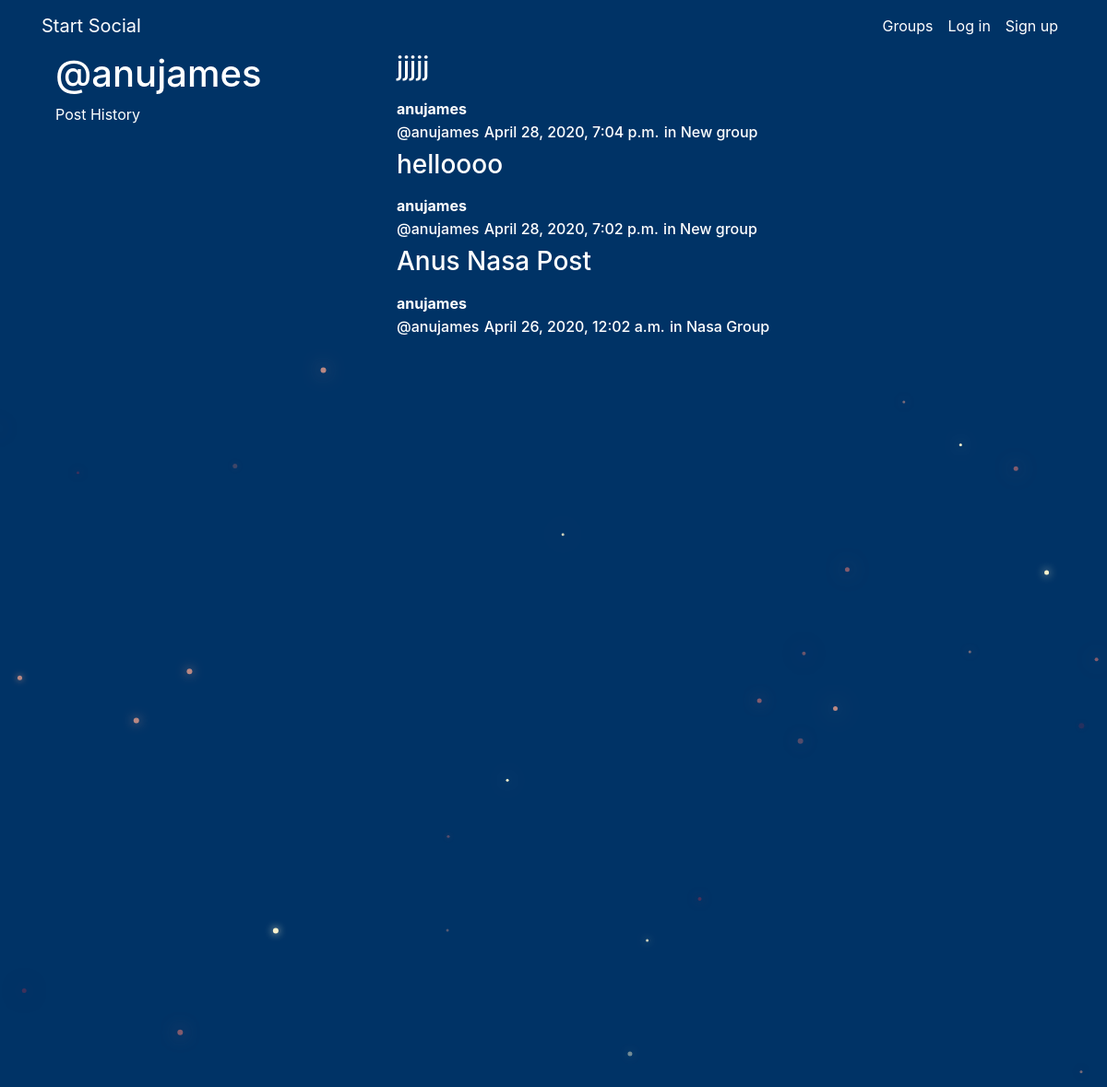
/posts/by/anujames/, run on the app's committed database.
### posts/models.py (models this page shows, shortened)
class Post(models.Model):
    user = models.ForeignKey(User,related_name="posts",on_delete=models.CASCADE)
    created_at = models.DateTimeField(auto_now=True)
    message = models.TextField(blank=True)
    message_html = models.TextField(editable=False)
    group = models.ForeignKey(Group,related_name="posts",on_delete=models.CASCADE)
    class Meta:
        ordering = ['-created_at']
        unique_together = ['message','user']

### groups/models.py (models this page shows, shortened)
class Group(models.Model):
    name = models.CharField(max_length=255, unique=True)
    slug = models.SlugField(allow_unicode=True, unique=True)
    description = models.TextField(default='', blank=True)
    description_html = models.TextField(editable=False, default='', blank=True)
    members = models.ManyToManyField(User,through='GroupMember')
    class Meta:
        ordering = ['name']

### posts/views.py (the view)
# urls.py: path('by/<username>/', views.UserPosts.as_view(), name="user_post"),
class UserPosts(generic.ListView):
    model = models.Post
    template_name = 'posts/user_post_list.html'
    def get_queryset(self):
        try:
            self.post_user = User.objects.prefetch_related('posts').get(username__iexact=self.kwargs.get('username'))
        except user.DoesNotExist:
            raise Http404
        else:
            return self.post_user.posts.all()
    def get_context_data(self,**kwargs):
        context = super().get_context_data(**kwargs)
        context['post_user'] = self.post_user
        return context

### posts/templates/posts/user_post_list.html
{% extends 'posts/post_base.html' %}
{% block prepost %}
<div class="col-md-4">
	<h1>@{{ post_user.username }}</h1>
	<p>Post History</p>
</div>
{% endblock %}
{% block post_content %}
<div class="col-md-8">
	{% for post in post_list %}
		{% include "posts/_post.html" %}
	{% endfor %}
</div>
{% endblock %}

### posts/templates/posts/_post.html (shortened to what this page needs)
<div class="media">
	<div class="media-body">
		<h3>{{ post.message_html|safe }}</h3>
		<strong>{{ post.user.username }}</strong>
		<h5 class="media-heading">
			<span class="username"><a href="{% url 'posts:user_post' username=post.user.username %}">
				@{{ post.user.username }}</a></span>
			<span ><a href="{% url 'posts:post_detail' username=post.user.username pk=post.pk %}">
				{{ post.created_at }}</a></span>
			{% if post.group %}
			<span class="group-name">in <a href="#">{{ post.group.name }}</a></span>
			{% endif %}
		</h5>
	</div>
</div>

### static/simplesocial/css/master.css (style rules this page uses)
body { margin: 0; overflow: hidden; background-color: #003366; color:white; }
span { font-size:16px; }
a { color:white; }

### data on the page
Post: message_html "jjjjj", user.username "anujames", created_at "April 28, 2020, 7:04 p.m.", group.name "New group"
Post: message_html "helloooo", user.username "anujames", created_at "April 28, 2020, 7:02 p.m.", group.name "New group"
Post: message_html "Anus Nasa Post", user.username "anujames", created_at "April 26, 2020, 12:02 a.m.", group.name "Nasa Group"

### other printed values
{{ post_user.username }} "anujames"
